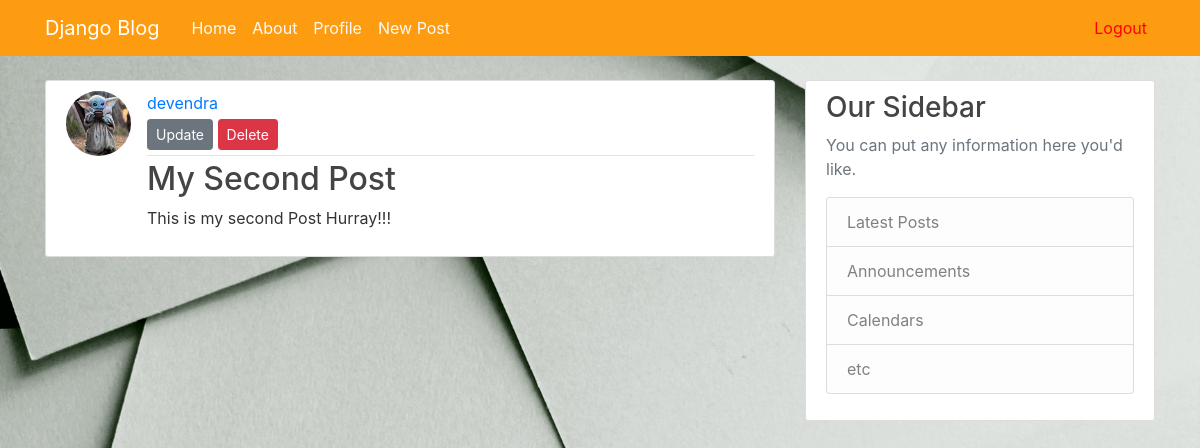
/post/2 (signed in), run on the app's committed database.
### blog_app/models.py (models this page shows, shortened)
class Post(models.Model):
	title = models.CharField(max_length=100)
	content = models.TextField()
	date_posted = models.DateTimeField(default=timezone.now)
	author = models.ForeignKey(User,on_delete=models.CASCADE)

### users/models.py (models this page shows, shortened)
class Profile(models.Model):
	user = models.OneToOneField(User,on_delete=models.CASCADE)
	image = models.ImageField(default='default.jpg',upload_to='profile_pics')

### blog_app/views.py (the view)
# urls.py: path('post/<int:pk>', PostDetailView.as_view(),name='post-detail'),
class PostDetailView(DetailView):
	model = Post

### blog_app/templates/blog_app/post_detail.html (shortened to what this page needs)
{% extends "blog_app/base.html" %}
{% block content %}
  <article class="media content-section">
    <img class="rounded-circle article-img" src="{{ object.author.profile.image.url }}">
    <div class="media-body">
      <div class="article-metadata">
        <a class="mr-2" href="{% url 'user-post' post.author.username %}">{{ object.author }}</a>
        {% if object.author == user %}
          <div>
            <a class = "btn btn-secondary btn-sm mt-1 mb-1" href="{% url 'post-update' object.id %}">Update</a>
            <a class = "btn btn-danger btn-sm mt-1 mb-1" href="{% url 'post-delete' object.id %}">Delete</a>
          </div>
        {% endif %}
      </div>
      <h2><a class="article-title" href="#">{{ object.title }}</a></h2>
      <p class="article-content">{{ object.content }}</p>
    </div>
  </article>
{% endblock content %}

### blog_app/static/blog_app/main.css (style rules this page uses)
body { background: #fafafa; background-image: url('brandi-redd-aJTiW00qqtI-unsplash.jpg') ; background-repeat: no-repeat; background-size: 100% auto; color: #333333; margin-top: 5rem; }
h1, h2, h3, h4, h5, h6 { color: #444444; }
.content-section { background: #ffffff; padding: 10px 20px; border: 1px solid #dddddd; border-radius: 3px; margin-bottom: 20px; }
.article-title { color: #444444; }
.article-content { white-space: pre-line; }
.article-img { height: 65px; width: 65px; margin-right: 16px; }
.article-metadata { padding-bottom: 1px; margin-bottom: 4px; border-bottom: 1px solid #e3e3e3 }

### data on the page
Post: author.profile.image (picture), author "devendra", title "My Second Post", content "This is my second Post Hurray!!!"
